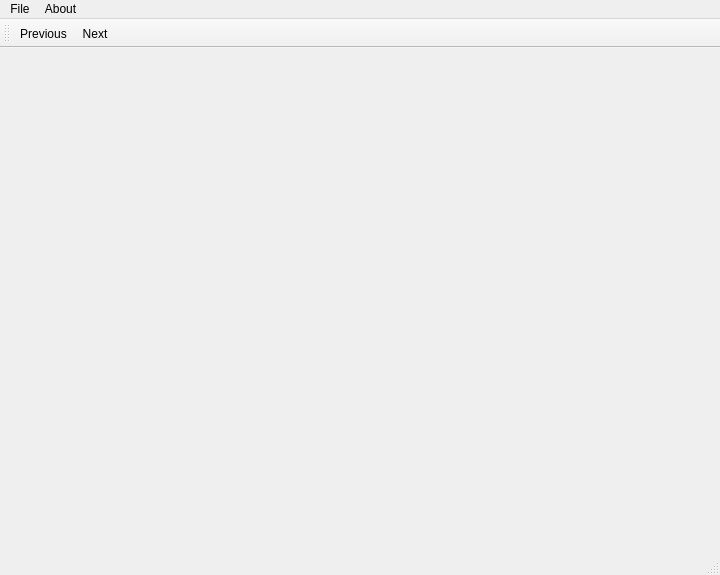
<?xml version="1.0" encoding="UTF-8"?>
<ui version="4.0">
 <class>mainClientWindow</class>
 <widget class="QMainWindow" name="mainClientWindow">
  <property name="geometry">
   <rect>
    <x>0</x>
    <y>0</y>
    <width>720</width>
    <height>575</height>
   </rect>
  </property>
  <property name="minimumSize">
   <size>
    <width>626</width>
    <height>62</height>
   </size>
  </property>
  <property name="windowTitle">
   <string>MainWindow</string>
  </property>
  <widget class="QWidget" name="centralwidget">
   <layout class="QVBoxLayout" name="verticalLayout">
    <item>
     <widget class="HomeWidget" name="homeWidget">
      <property name="minimumSize">
       <size>
        <width>608</width>
        <height>533</height>
       </size>
      </property>
      <property name="toolTip">
       <string>Select material.</string>
      </property>
      <property name="whatsThis">
       <string>Allows selecting of material.</string>
      </property>
     </widget>
    </item>
   </layout>
  </widget>
  <widget class="QMenuBar" name="menubar">
   <property name="geometry">
    <rect>
     <x>0</x>
     <y>0</y>
     <width>720</width>
     <height>23</height>
    </rect>
   </property>
   <widget class="QMenu" name="menuFile">
    <property name="title">
     <string>File</string>
    </property>
    <addaction name="actionExit"/>
   </widget>
   <widget class="QMenu" name="menuAbout">
    <property name="title">
     <string>About</string>
    </property>
    <addaction name="actionOrchard_Suite"/>
   </widget>
   <addaction name="menuFile"/>
   <addaction name="menuAbout"/>
  </widget>
  <widget class="QStatusBar" name="statusbar">
   <property name="locale">
    <locale language="English" country="UnitedKingdom"/>
   </property>
  </widget>
  <widget class="QToolBar" name="toolBar">
   <property name="windowTitle">
    <string>toolBar</string>
   </property>
   <attribute name="toolBarArea">
    <enum>TopToolBarArea</enum>
   </attribute>
   <attribute name="toolBarBreak">
    <bool>false</bool>
   </attribute>
   <addaction name="actionPrevious"/>
   <addaction name="actionNext"/>
  </widget>
  <action name="actionExit">
   <property name="text">
    <string>Exit</string>
   </property>
  </action>
  <action name="actionOrchard_Suite">
   <property name="text">
    <string>Orchard Suite</string>
   </property>
  </action>
  <action name="actionNext">
   <property name="text">
    <string>Next</string>
   </property>
  </action>
  <action name="actionPrevious">
   <property name="text">
    <string>Previous</string>
   </property>
  </action>
 </widget>
 <customwidgets>
  <customwidget>
   <class>HomeWidget</class>
   <extends>QWidget</extends>
   <header>custom_widgets.homeWidget</header>
  </customwidget>
 </customwidgets>
 <resources/>
 <connections/>
</ui>
